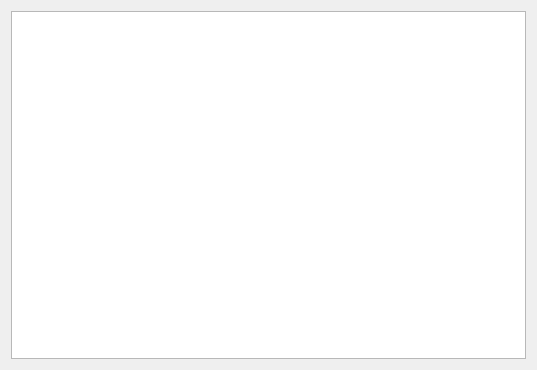
<?xml version="1.0" encoding="UTF-8"?>
<ui version="4.0">
 <class>SellForm</class>
 <widget class="QWidget" name="SellForm">
  <property name="geometry">
   <rect>
    <x>0</x>
    <y>0</y>
    <width>537</width>
    <height>370</height>
   </rect>
  </property>
  <property name="font">
   <font>
    <pointsize>28</pointsize>
   </font>
  </property>
  <property name="windowTitle">
   <string>Form</string>
  </property>
  <layout class="QGridLayout" name="gridLayout">
   <item row="0" column="0">
    <widget class="QListWidget" name="listWidgetSell"/>
   </item>
  </layout>
 </widget>
 <resources/>
 <connections/>
</ui>
